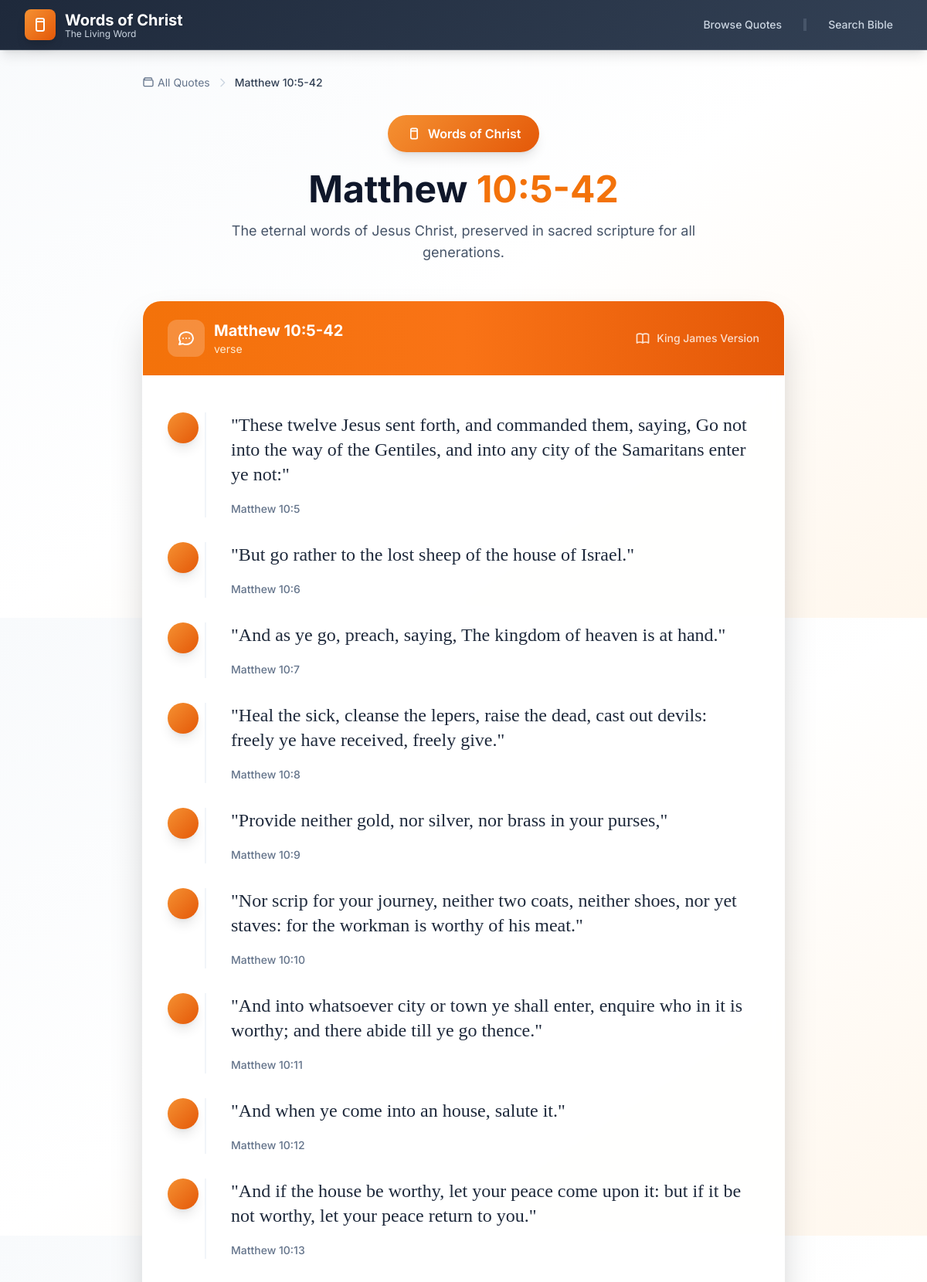
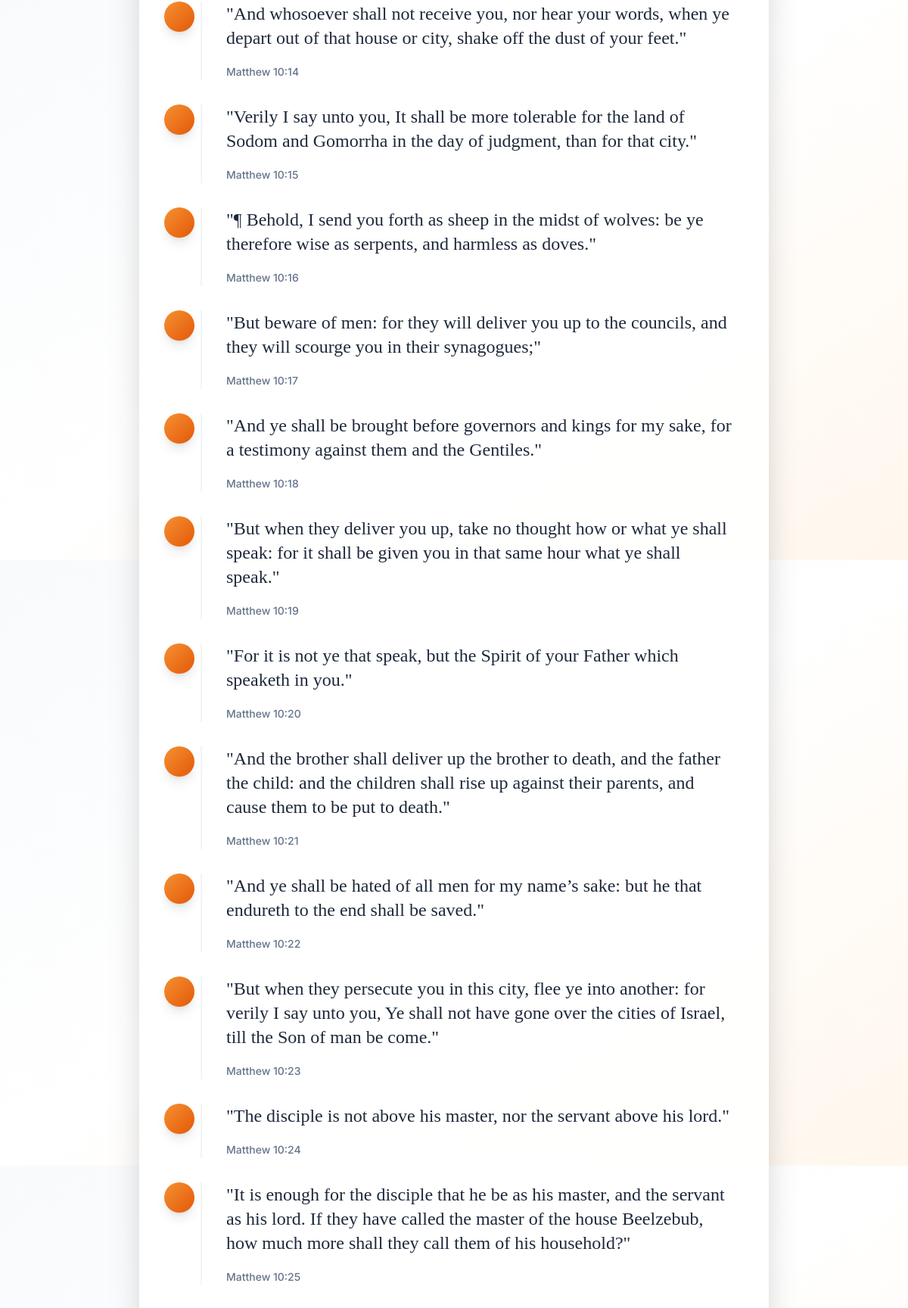
/quote/8/ (upper part), run on the app's committed database (2 pictures, top to bottom).
### quotes/models.py (models this page shows, shortened)
class Quote(models.Model):
    book = models.ForeignKey(Book, on_delete=models.CASCADE)
    reference = models.CharField(max_length=100)  # e.g., "5:3-48"
    verse_ids = models.TextField()  # JSON list of verse IDs
    cached_verses = models.ManyToManyField(CachedVerse, blank=True)
    created_at = models.DateTimeField(auto_now_add=True)
    class Meta:
        ordering = ['book__canonical_order', 'reference']
        unique_together = ('book', 'reference')

class Book(models.Model):
    api_id = models.CharField(max_length=10, unique=True)  # e.g., "MAT"
    name = models.CharField(max_length=50)  # e.g., "Matthew"
    canonical_order = models.IntegerField()
    class Meta:
        ordering = ['canonical_order']

class CachedVerse(models.Model):
    verse_id = models.CharField(max_length=20, unique=True)  # e.g., "MAT.5.3"
    book = models.ForeignKey(Book, on_delete=models.CASCADE)
    chapter = models.IntegerField()
    verse_number = models.IntegerField()
    text = models.TextField()
    reference = models.CharField(max_length=50)  # e.g., "Matthew 5:3"
    created_at = models.DateTimeField(auto_now_add=True)
    class Meta:
        ordering = ['book__canonical_order', 'chapter', 'verse_number']

### quotes/views.py (the view, shortened to what this page needs)
# urls.py: path('quote/<int:quote_id>/', views.quote_detail, name='detail'),
def quote_detail(request, quote_id):
    quote = get_object_or_404(Quote, id=quote_id)
    cached_verses = quote.cached_verses.all().order_by('verse_number')
    if not cached_verses.exists():
        try:
            verse_cache.cache_quote_immediately(quote)
            cached_verses = quote.cached_verses.all().order_by('verse_number')
        except Exception as e:
            messages.warning(request, "Loading verses, please refresh if needed.")
    verses = []
    for cached_verse in cached_verses:
        verses.append({
            'id': cached_verse.verse_id,
            'reference': cached_verse.reference,
            'text': cached_verse.text,
            'verse_number': cached_verse.verse_number,
            'cached': True
        })
    verses.sort(key=lambda x: x.get('verse_number', 0))
    context = {
        'quote': quote,
        'verses': verses
    }
    return render(request, 'quotes/detail.html', context)

### templates/quotes/detail.html (shortened to what this page needs)
{% extends 'quotes/base.html' %}
{% block content %}
<div class="max-w-4xl mx-auto px-4 sm:px-6 lg:px-8 py-8">
    <nav class="mb-8">
        <ol class="flex items-center space-x-2 text-sm">
            <li>
                <a href="{% url 'quotes:home' %}" class="text-sacred-500 hover:text-divine-500 transition-colors duration-200 flex items-center">
                    <svg class="w-4 h-4 mr-1" fill="none" stroke="currentColor" viewBox="0 0 24 24">
                        <path stroke-linecap="round" stroke-linejoin="round" stroke-width="2" d="M3 7v10a2 2 0 002 2h14a2 2 0 002-2V9a2 2 0 00-2-2H5a2 2 0 00-2-2v0a2 2 0 002-2h12a2 2 0 012 2v0"/>
                    </svg>
                    All Quotes
                </a>
            </li>
            <li class="text-sacred-300">
                <svg class="w-4 h-4" fill="none" stroke="currentColor" viewBox="0 0 24 24">
                    <path stroke-linecap="round" stroke-linejoin="round" stroke-width="2" d="M9 5l7 7-7 7"/>
                </svg>
            </li>
            <li class="text-sacred-700 font-medium">{{ quote.book.name }} {{ quote.reference }}</li>
        </ol>
    </nav>
    <div class="text-center mb-12">
        <div class="inline-flex items-center bg-gradient-divine text-white px-6 py-3 rounded-full shadow-lg mb-6">
            <svg class="w-5 h-5 mr-2" fill="none" stroke="currentColor" viewBox="0 0 24 24">
                <path stroke-linecap="round" stroke-linejoin="round" stroke-width="2" d="M7 8h10m0 0V6a2 2 0 00-2-2H9a2 2 0 00-2 2v2m10 0v10a2 2 0 01-2 2H9a2 2 0 01-2-2V8"/>
            </svg>
            <span class="font-semibold">Words of Christ</span>
        </div>
        <h1 class="text-3xl md:text-5xl font-bold text-sacred-900 mb-4">
            {{ quote.book.name }} <span class="text-divine-500">{{ quote.reference }}</span>
        </h1>
        <p class="text-lg text-sacred-600 max-w-2xl mx-auto">
            The eternal words of Jesus Christ, preserved in sacred scripture for all generations.
        </p>
    </div>
    <div class="glass-effect rounded-3xl shadow-2xl border border-white/20 overflow-hidden mb-8">
        <div class="bg-gradient-to-r from-divine-500 via-orange-500 to-divine-600 px-8 py-6">
            <div class="flex items-center justify-between">
                <div class="flex items-center space-x-3">
                    <div class="w-12 h-12 bg-white/20 rounded-xl flex items-center justify-center">
                    </div>
                    <div>
                        <h2 class="text-xl font-bold text-white">{{ quote.book.name }} {{ quote.reference }}</h2>
                        <p class="text-divine-100 text-sm">{{ verses.count }} verse{{ verses.count|pluralize }}</p>
                    </div>
                </div>
                <div class="hidden md:flex items-center space-x-2 text-white/80">
                    <span class="text-sm font-medium">King James Version</span>
                </div>
            </div>
        </div>
        <div class="p-8 md:p-12">
            <div class="space-y-8">
                {% for verse in verses %}
                    <div class="group relative">
                        <div class="absolute -left-4 top-0">
                            <div class="w-10 h-10 bg-gradient-divine text-white rounded-full flex items-center justify-center font-bold text-sm shadow-lg group-hover:scale-110 transition-transform duration-200">
                            </div>
                        </div>
                        <div class="ml-8 pl-8 border-l-2 border-sacred-100 group-hover:border-divine-300 transition-colors duration-200">
                            <blockquote class="font-serif text-xl md:text-2xl leading-relaxed text-sacred-800 mb-4">
                                "{{ verse.text }}"
                            </blockquote>
                            <cite class="text-sm text-sacred-500 font-medium not-italic">
                                {{ verse.reference }}
                            </cite>
                        </div>
                    </div>
                {% endfor %}
            </div>
        </div>
    </div>
</div>
{% endblock %}

### templates/quotes/base.html (shortened to what this page needs)
{% load static %}
<!DOCTYPE html>
<html lang="en" class="h-full">
<head>
    <script src="https://cdn.tailwindcss.com"></script>
    <link href="https://cdnjs.cloudflare.com/ajax/libs/lucide/0.263.1/lucide.min.css" rel="stylesheet">
</head>
<body class="h-full bg-gradient-to-br from-slate-50 via-white to-orange-50 font-sans">
    <nav class="bg-gradient-sacred shadow-lg border-b border-sacred-200/20">
        <div class="max-w-7xl mx-auto px-4 sm:px-6 lg:px-8">
            <div class="flex justify-between items-center h-16">
                <div class="flex items-center space-x-3">
                    <a href="{% url 'quotes:home' %}" class="flex items-center space-x-3 group">
                        <div class="w-10 h-10 bg-gradient-divine rounded-lg flex items-center justify-center shadow-lg group-hover:scale-105 transition-transform duration-200">
                            <svg class="w-6 h-6 text-white" fill="none" stroke="currentColor" viewBox="0 0 24 24">
                                <path stroke-linecap="round" stroke-linejoin="round" stroke-width="2" d="M7 8h10m0 0V6a2 2 0 00-2-2H9a2 2 0 00-2 2v2m10 0v10a2 2 0 01-2 2H9a2 2 0 01-2-2V8"></path>
                            </svg>
                        </div>
                        <div>
                            <h1 class="text-xl font-bold text-white text-shadow">Words of Christ</h1>
                            <p class="text-xs text-sacred-300 -mt-1">The Living Word</p>
                        </div>
                    </a>
                </div>
                <div class="flex items-center space-x-4">
                    <a href="{% url 'quotes:home' %}" class="text-sacred-300 hover:text-white px-3 py-2 rounded-md text-sm font-medium transition-colors duration-200">
                        Browse Quotes
                    </a>
                    <div class="w-1 h-4 bg-sacred-600"></div>
                    <a href="{% url 'quotes:home' %}?mode=search" class="text-sacred-300 hover:text-white px-3 py-2 rounded-md text-sm font-medium transition-colors duration-200">
                        Search Bible
                    </a>
                </div>
            </div>
        </div>
    </nav>
    <main class="min-h-screen">
        {% block content %}{% endblock %}
    </main>
</body>
</html>

### templates/quotes/base.html (style rules this page uses)
.bg-gradient-divine { background: linear-gradient(135deg, #f59132 0%, #e45808 100%); }
.bg-gradient-sacred { background: linear-gradient(135deg, #1e293b 0%, #334155 100%); }
.text-shadow { text-shadow: 0 2px 4px rgba(0,0,0,0.1); }
.glass-effect { background: rgba(255, 255, 255, 0.9); backdrop-filter: blur(10px); border: 1px solid rgba(255, 255, 255, 0.2); }

### data on the page
Quote: book.name "Matthew", reference "10:5-42"
CachedVerse: text "These twelve Jesus sent forth, and commanded them, saying, Go not into the way of the Gentiles, and into any city of the Samaritans enter ye not:", reference "Matthew 10:5"
CachedVerse: text "But go rather to the lost sheep of the house of Israel.", reference "Matthew 10:6"
CachedVerse: text "And as ye go, preach, saying, The kingdom of heaven is at hand.", reference "Matthew 10:7"
CachedVerse: text "Heal the sick, cleanse the lepers, raise the dead, cast out devils: freely ye have received, freely give.", reference "Matthew 10:8"
CachedVerse: text "Provide neither gold, nor silver, nor brass in your purses,", reference "Matthew 10:9"
CachedVerse: text "Nor scrip for your journey, neither two coats, neither shoes, nor yet staves: for the workman is worthy of his meat.", reference "Matthew 10:10"
CachedVerse: text "And into whatsoever city or town ye shall enter, enquire who in it is worthy; and there abide till ye go thence.", reference "Matthew 10:11"
CachedVerse: text "And when ye come into an house, salute it.", reference "Matthew 10:12"
CachedVerse: text "And if the house be worthy, let your peace come upon it: but if it be not worthy, let your peace return to you.", reference "Matthew 10:13"
CachedVerse: text "And whosoever shall not receive you, nor hear your words, when ye depart out of that house or city, shake off the dust of your feet.", reference "Matthew 10:14"
CachedVerse: text "Verily I say unto you, It shall be more tolerable for the land of Sodom and Gomorrha in the day of judgment, than for that city.", reference "Matthew 10:15"
CachedVerse: text "¶ Behold, I send you forth as sheep in the midst of wolves: be ye therefore wise as serpents, and harmless as doves.", reference "Matthew 10:16"
CachedVerse: text "But beware of men: for they will deliver you up to the councils, and they will scourge you in their synagogues;", reference "Matthew 10:17"
CachedVerse: text "And ye shall be brought before governors and kings for my sake, for a testimony against them and the Gentiles.", reference "Matthew 10:18"
CachedVerse: text "But when they deliver you up, take no thought how or what ye shall speak: for it shall be given you in that same hour what ye shall speak.", reference "Matthew 10:19"
CachedVerse: text "For it is not ye that speak, but the Spirit of your Father which speaketh in you.", reference "Matthew 10:20"
CachedVerse: text "And the brother shall deliver up the brother to death, and the father the child: and the children shall rise up against their parents, and cause them to be put to death.", reference "Matthew 10:21"
CachedVerse: text "And ye shall be hated of all men for my name’s sake: but he that endureth to the end shall be saved.", reference "Matthew 10:22"
CachedVerse: text "But when they persecute you in this city, flee ye into another: for verily I say unto you, Ye shall not have gone over the cities of Israel, till the Son of man be come.", reference "Matthew 10:23"
CachedVerse: text "The disciple is not above his master, nor the servant above his lord.", reference "Matthew 10:24"
CachedVerse: text "It is enough for the disciple that he be as his master, and the servant as his lord. If they have called the master of the house Beelzebub, how much more shall they call them of his household?", reference "Matthew 10:25"
